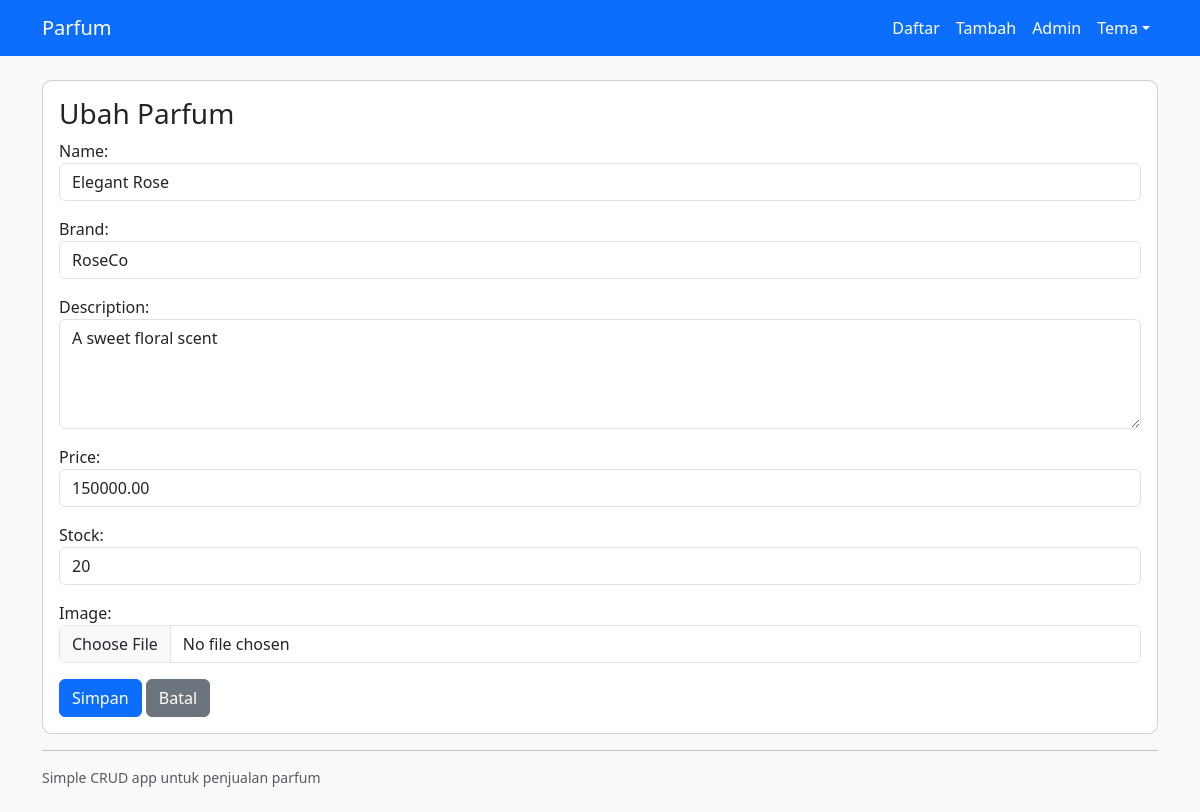
Page /sales/1/update/ on the committed database.
### sales/models.py (models this page shows, shortened)
class Perfume(models.Model):
    name = models.CharField(max_length=200)
    brand = models.CharField(max_length=200, blank=True)
    description = models.TextField(blank=True)
    price = models.DecimalField(max_digits=10, decimal_places=2)
    stock = models.PositiveIntegerField(default=0)
    image = models.ImageField(upload_to='perfume_images/', blank=True, null=True)
    created_at = models.DateTimeField(auto_now_add=True)
    updated_at = models.DateTimeField(auto_now=True)

### sales/views.py (the view, shortened to what this page needs)
# urls.py: path('<int:pk>/update/', views.PerfumeUpdateView.as_view(), name='perfume-update'),
class PerfumeUpdateView(UpdateView):
    model = Perfume
    form_class = PerfumeForm
    template_name = 'sales/perfume_form.html'

### sales/forms.py (shortened to what this page needs)
class PerfumeForm(forms.ModelForm):
    class Meta:
        model = Perfume
        fields = ['name', 'brand', 'description', 'price', 'stock', 'image']
        widgets = {
            'name': forms.TextInput(attrs={'class': 'form-control'}),
            'brand': forms.TextInput(attrs={'class': 'form-control'}),
            'description': forms.Textarea(attrs={'class': 'form-control', 'rows': 4}),
            'price': forms.NumberInput(attrs={'class': 'form-control'}),
            'stock': forms.NumberInput(attrs={'class': 'form-control'}),
            'image': forms.ClearableFileInput(attrs={'class': 'form-control'}),
        }

### sales/templates/sales/perfume_form.html (shortened to what this page needs)
{% extends 'sales/base.html' %}
{% block content %}
<div class="card">
  <div class="card-body">
    <h3>{% if object %}Ubah Parfum{% else %}Tambah Parfum{% endif %}</h3>
    <form method="post" novalidate enctype="multipart/form-data">
      <div class="mb-3">
        {{ form.name.label_tag }} {{ form.name }}
      </div>
      <div class="mb-3">
        {{ form.brand.label_tag }} {{ form.brand }}
      </div>
      <div class="mb-3">
        {{ form.description.label_tag }} {{ form.description }}
      </div>
      <div class="mb-3">
        {{ form.price.label_tag }} {{ form.price }}
      </div>
      <div class="mb-3">
        {{ form.stock.label_tag }} {{ form.stock }}
      </div>
      <div class="mb-3">
        {{ form.image.label_tag }} {{ form.image }}
      </div>
      <button class="btn btn-primary">Simpan</button>
      <a href="{% url 'perfume-list' %}" class="btn btn-secondary">Batal</a>
    </form>
  </div>
</div>
{% endblock %}

### static/css/site.css (style rules this page uses)
:root { --bg: #f8f9fa; --primary: #0d6efd; --text-on-primary: #fff; --muted: #6c757d; }
body { background: var(--bg); }
body.theme-default { --primary: #0d6efd; --text-on-primary: #fff; }
.card { border-radius: 0.6rem; }

### rows in the picture
Perfume: name "Elegant Rose", brand "RoseCo", description "A sweet floral scent", price "150000.00", stock "20"
